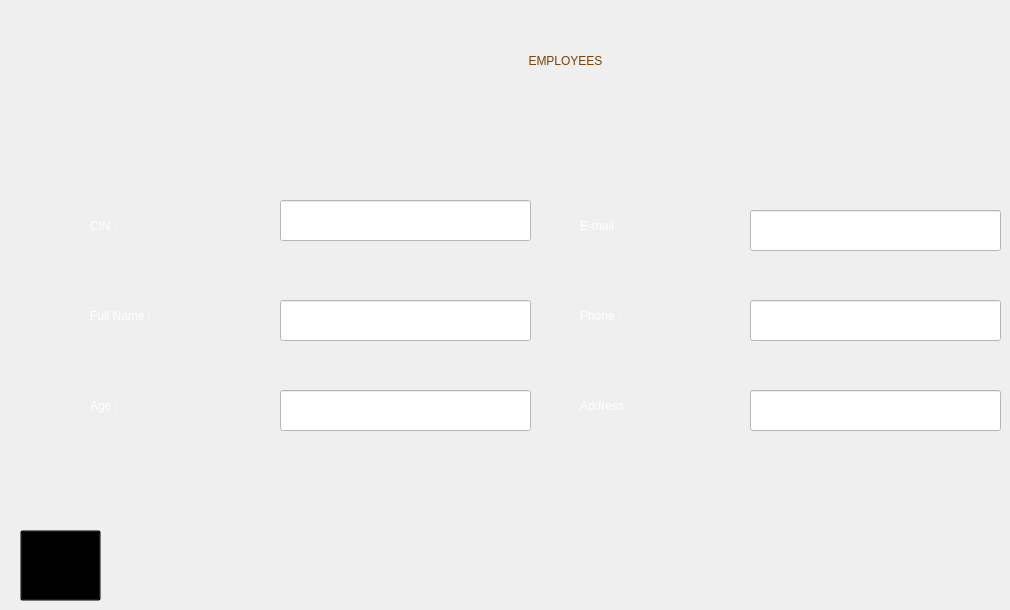
    <widget class="QWidget" name="modifyEmployee4">
     <widget class="QLineEdit" name="lineEdit_age_m">
      <property name="geometry">
       <rect>
        <x>280</x>
        <y>390</y>
        <width>251</width>
        <height>41</height>
       </rect>
      </property>
      <property name="styleSheet">
       <string notr="true">font: italic 18pt &quot;High Tower Text&quot;;
background-color: rgb(255, 255, 255);</string>
      </property>
     </widget>
     <widget class="QLineEdit" name="lineEdit_fullname_m">
      <property name="geometry">
       <rect>
        <x>280</x>
        <y>300</y>
        <width>251</width>
        <height>41</height>
       </rect>
      </property>
      <property name="styleSheet">
       <string notr="true">font: italic 18pt &quot;High Tower Text&quot;;
background-color: rgb(255, 255, 255);</string>
      </property>
     </widget>
     <widget class="QLabel" name="label_30">
      <property name="geometry">
       <rect>
        <x>580</x>
        <y>200</y>
        <width>131</width>
        <height>51</height>
       </rect>
      </property>
      <property name="styleSheet">
       <string notr="true">background-color: rgba(0, 0, 0, 0%);
color: rgb(255, 255, 255);
font: italic 24pt &quot;High Tower Text&quot;;</string>
      </property>
      <property name="text">
       <string>E-mail :</string>
      </property>
     </widget>
     <widget class="QLabel" name="label_31">
      <property name="geometry">
       <rect>
        <x>580</x>
        <y>290</y>
        <width>121</width>
        <height>51</height>
       </rect>
      </property>
      <property name="styleSheet">
       <string notr="true">background-color: rgba(0, 0, 0, 0%);
color: rgb(255, 255, 255);
font: italic 24pt &quot;High Tower Text&quot;;</string>
      </property>
      <property name="text">
       <string>Phone :</string>
      </property>
     </widget>
     <widget class="QLineEdit" name="lineEdit_address_m">
      <property name="geometry">
       <rect>
        <x>750</x>
        <y>390</y>
        <width>251</width>
        <height>41</height>
       </rect>
      </property>
      <property name="styleSheet">
       <string notr="true">font: italic 18pt &quot;High Tower Text&quot;;
background-color: rgb(255, 255, 255);</string>
      </property>
     </widget>
     <widget class="QLabel" name="label_33">
      <property name="geometry">
       <rect>
        <x>580</x>
        <y>380</y>
        <width>151</width>
        <height>51</height>
       </rect>
      </property>
      <property name="styleSheet">
       <string notr="true">background-color: rgba(0, 0, 0, 0%);
color: rgb(255, 255, 255);
font: italic 24pt &quot;High Tower Text&quot;;</string>
      </property>
      <property name="text">
       <string>Address :</string>
      </property>
     </widget>
     <widget class="QToolButton" name="back_10">
      <property name="geometry">
       <rect>
        <x>20</x>
        <y>530</y>
        <width>81</width>
        <height>71</height>
       </rect>
      </property>
      <property name="styleSheet">
       <string notr="true">background-color: rgb(0, 0, 0, 0%);</string>
      </property>
      <property name="text">
       <string>...</string>
      </property>
      <property name="icon">
       <iconset resource="assets.qrc">
        <normaloff>:/img/img/icons8-back-80.png</normaloff>:/img/img/icons8-back-80.png</iconset>
      </property>
      <property name="iconSize">
       <size>
        <width>60</width>
        <height>60</height>
       </size>
      </property>
     </widget>
     <widget class="QLabel" name="label_34">
      <property name="geometry">
       <rect>
        <x>90</x>
        <y>200</y>
        <width>121</width>
        <height>51</height>
       </rect>
      </property>
      <property name="styleSheet">
       <string notr="true">background-color: rgba(0, 0, 0, 0%);
color: rgb(255, 255, 255);
font: italic 24pt &quot;High Tower Text&quot;;</string>
      </property>
      <property name="text">
       <string>CIN :</string>
      </property>
     </widget>
     <widget class="QLineEdit" name="lineEdit_email_m">
      <property name="geometry">
       <rect>
        <x>750</x>
        <y>210</y>
        <width>251</width>
        <height>41</height>
       </rect>
      </property>
      <property name="styleSheet">
       <string notr="true">font: italic 18pt &quot;High Tower Text&quot;;
background-color: rgb(255, 255, 255);</string>
      </property>
     </widget>
     <widget class="QLabel" name="label_35">
      <property name="geometry">
       <rect>
        <x>1</x>
        <y>10</y>
        <width>151</width>
        <height>91</height>
       </rect>
      </property>
      <property name="styleSheet">
       <string notr="true">image: url(:/img/img/logo.png);
background-color: rgb(0, 0, 0, 0%);</string>
      </property>
      <property name="text">
       <string/>
      </property>
     </widget>
     <widget class="QLabel" name="label_36">
      <property name="geometry">
       <rect>
        <x>90</x>
        <y>290</y>
        <width>201</width>
        <height>51</height>
       </rect>
      </property>
      <property name="styleSheet">
       <string notr="true">background-color: rgba(0, 0, 0, 0%);
color: rgb(255, 255, 255);
font: italic 24pt &quot;High Tower Text&quot;;</string>
      </property>
      <property name="text">
       <string>Full Name :</string>
      </property>
     </widget>
     <widget class="QLabel" name="label_37">
      <property name="geometry">
       <rect>
        <x>380</x>
        <y>0</y>
        <width>371</width>
        <height>121</height>
       </rect>
      </property>
      <property name="styleSheet">
       <string notr="true">color: rgb(120, 63, 7);
font: 40pt &quot;Lemon&quot;;
background-color: rgb(0, 0, 0,0%);</string>
      </property>
      <property name="text">
       <string>EMPLOYEES</string>
      </property>
      <property name="scaledContents">
       <bool>true</bool>
      </property>
      <property name="alignment">
       <set>Qt::AlignCenter</set>
      </property>
     </widget>
     <widget class="QLineEdit" name="lineEdit_phone_m">
      <property name="geometry">
       <rect>
        <x>750</x>
        <y>300</y>
        <width>251</width>
        <height>41</height>
       </rect>
      </property>
      <property name="styleSheet">
       <string notr="true">font: italic 18pt &quot;High Tower Text&quot;;
background-color: rgb(255, 255, 255);</string>
      </property>
     </widget>
     <widget class="QLabel" name="label_38">
      <property name="geometry">
       <rect>
        <x>90</x>
        <y>380</y>
        <width>121</width>
        <height>51</height>
       </rect>
      </property>
      <property name="styleSheet">
       <string notr="true">background-color: rgba(0, 0, 0, 0%);
color: rgb(255, 255, 255);
font: italic 24pt &quot;High Tower Text&quot;;</string>
      </property>
      <property name="text">
       <string>Age :</string>
      </property>
     </widget>
     <widget class="QLineEdit" name="lineEdit_id_m_2">
      <property name="geometry">
       <rect>
        <x>280</x>
        <y>200</y>
        <width>251</width>
        <height>41</height>
       </rect>
      </property>
      <property name="styleSheet">
       <string notr="true">font: italic 18pt &quot;High Tower Text&quot;;
background-color: rgb(255, 255, 255);</string>
      </property>
      <property name="readOnly">
       <bool>true</bool>
      </property>
     </widget>
    </widget>
